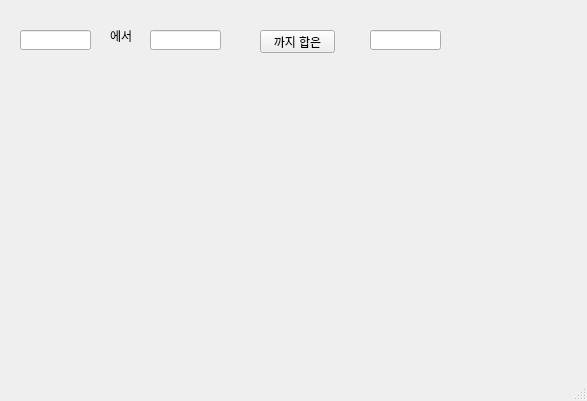
<?xml version="1.0" encoding="UTF-8"?>
<ui version="4.0">
 <class>MainWindow</class>
 <widget class="QMainWindow" name="MainWindow">
  <property name="geometry">
   <rect>
    <x>0</x>
    <y>0</y>
    <width>587</width>
    <height>401</height>
   </rect>
  </property>
  <property name="windowTitle">
   <string>MainWindow</string>
  </property>
  <widget class="QWidget" name="centralwidget">
   <widget class="QLineEdit" name="le_a">
    <property name="geometry">
     <rect>
      <x>20</x>
      <y>30</y>
      <width>71</width>
      <height>20</height>
     </rect>
    </property>
   </widget>
   <widget class="QLabel" name="lbl">
    <property name="geometry">
     <rect>
      <x>110</x>
      <y>30</y>
      <width>56</width>
      <height>12</height>
     </rect>
    </property>
    <property name="text">
     <string>에서</string>
    </property>
   </widget>
   <widget class="QLineEdit" name="le_b">
    <property name="geometry">
     <rect>
      <x>150</x>
      <y>30</y>
      <width>71</width>
      <height>20</height>
     </rect>
    </property>
   </widget>
   <widget class="QPushButton" name="pb">
    <property name="geometry">
     <rect>
      <x>260</x>
      <y>30</y>
      <width>75</width>
      <height>23</height>
     </rect>
    </property>
    <property name="text">
     <string>까지 합은</string>
    </property>
   </widget>
   <widget class="QLineEdit" name="le_c">
    <property name="geometry">
     <rect>
      <x>370</x>
      <y>30</y>
      <width>71</width>
      <height>20</height>
     </rect>
    </property>
   </widget>
  </widget>
  <widget class="QMenuBar" name="menubar">
   <property name="geometry">
    <rect>
     <x>0</x>
     <y>0</y>
     <width>587</width>
     <height>21</height>
    </rect>
   </property>
  </widget>
  <widget class="QStatusBar" name="statusbar"/>
 </widget>
 <resources/>
 <connections/>
</ui>
